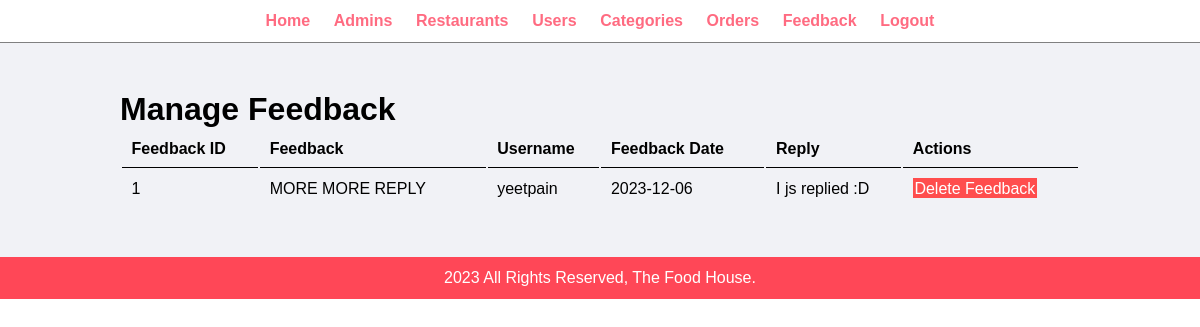
Page /admin/manage-feedback.php (signed in) on the committed database.
### tables this page shows
CREATE TABLE `tbl_feedback` (
  `id` int(10) UNSIGNED NOT NULL,
  `user_id` int(10) UNSIGNED NOT NULL,
  `fd_desc` varchar(255) NOT NULL,
  `fd_date` date NOT NULL DEFAULT current_timestamp(),
  `replied` varchar(10) NOT NULL
);

CREATE TABLE `tbl_users` (
  `user_id` int(10) UNSIGNED NOT NULL,
  `F_Name` varchar(100) NOT NULL,
  `L_Name` varchar(100) NOT NULL,
  `username` varchar(100) NOT NULL,
  `email` varchar(255) NOT NULL,
  `password` varchar(255) NOT NULL,
  `phone_no` varchar(255) NOT NULL,
  `address` varchar(255) NOT NULL
);

CREATE TABLE `tbl_admin_reply` (
  `id` int(10) UNSIGNED NOT NULL,
  `fd_id` int(10) UNSIGNED NOT NULL,
  `admin_id` int(10) UNSIGNED NOT NULL,
  `reply` varchar(255) NOT NULL
);

### admin/manage-feedback.php (the view, shortened to what this page needs)
<?php include ('partials/menu.php'); ?>
    <div class="main-content">
        <div class="wrapper">
            <h1>Manage Feedback</h1>
            <table class="tbl-full">
                <tr>
                    <th>Feedback ID</th>
                    <th>Feedback</th>
                    <th>Username</th>
                    <th>Feedback Date</th>
                    <th>Reply</th>
                    <th>Actions</th>
                    <?php
                        $fd_data = "SELECT * FROM tbl_feedback";
                        $fd_result = mysqli_query($conn, $fd_data);
                        $sn = 1;
                        if(mysqli_num_rows($fd_result) > 0) {
                            while($row = mysqli_fetch_assoc($fd_result)) {
                                $usr_id = $row['user_id'];
                                $fd_id = $row['id'];
                                $fd = $row['fd_desc'];
                                $date = $row['fd_date'];
                                $fetch_user = "SELECT * FROM tbl_users WHERE user_id = $usr_id";
                                $usr_data = mysqli_query($conn, $fetch_user);
                                $usr_row = mysqli_fetch_assoc($usr_data);
                                $username = $usr_row['username'];
                                $fetch_reply = "SELECT * FROM tbl_admin_reply WHERE fd_id = $fd_id";
                                $reply_data = mysqli_query($conn, $fetch_reply);
                                if(mysqli_num_rows($reply_data)==1){
                                    $replied = True;
                                    $reply_row = mysqli_fetch_assoc($reply_data);
                                    $reply = $reply_row['reply'];
                                }
                                else{
                                    $replied = False;
                                }
                                echo "<tr>";
                                echo "<td>$sn</td>";
                                echo "<td>$fd</td>";
                                echo "<td>$username</td>";
                                echo "<td>$date</td>";
                                if($replied){
                                    echo "<td>$reply</td>";
                                }
                                else{
                                    echo "<td>Not Replied</td>";
                                    echo "<td><a href='reply-feedback.php?fd_id=$fd_id' class='btn-secondary' style='padding: 3px;'>Reply</a></td>";
                                }
                                echo "<td><a href='delete-feedback.php?fd_id=$fd_id' class='btn-danger'>Delete Feedback</a></td>";
                                echo "</tr>";
                            }
                        }
                    ?>
                </tr>
            </table>
        </div>
    </div>
<?php include ('partials/footer.php'); ?>

### css/admin.css (style rules this page uses)
* { margin: 0; padding: 0; font-family: Arial, Helvetica, sans-serif }
.wrapper { padding: 1%; width: 80%; margin: 0 auto; }
.tbl-full { width: 100%; }
table tr th { border-bottom: 1px solid black; padding: 1%; text-align: left; }
table tr td { padding: 1%; }
.btn-danger { background-color: #ff4d4d; padding: 1%; color: white; text-decoration: none; }
.main-content { background-color: #f1f2f6; padding: 3% 0; }

### rows in the picture
tbl_feedback: fd_desc "MORE MORE REPLY", user.username "yeetpain", fd_date "2023-12-06", tbl_admin_reply.reply "I js replied :D"
